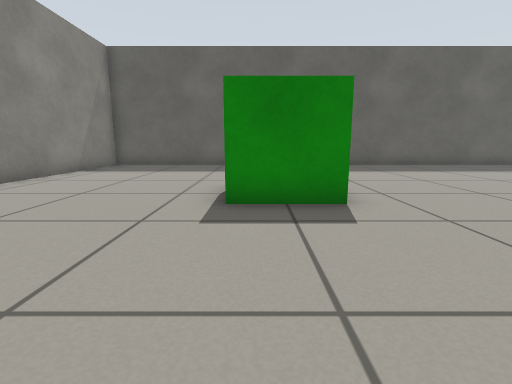
View 1 (above)

19 first-person views from a walk through a robot-simulator world made for Gazebo. The camera is 0.5 m above the floor, tilts 10° down and sees 85° across. Floor lines are 1 m apart. The floor is counted in squares, 0.5 m on a side. Each view is taken from the middle of a square. On the plan, view 1 faces up. The plan holds only what a view shows up to about 11 squares ahead; the rest is blank. Simple shapes stand in for some stock models.

View 2
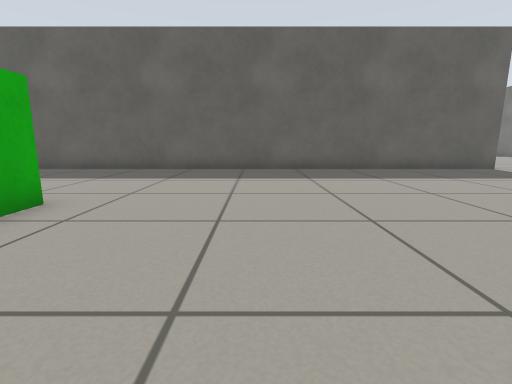

View 3
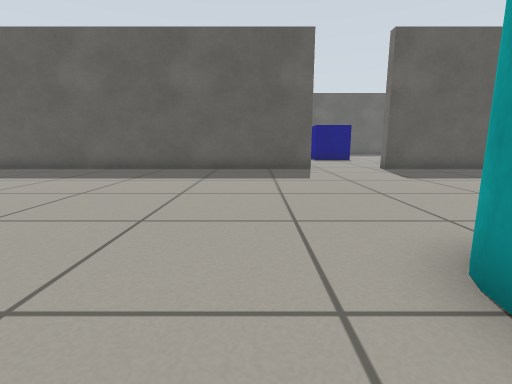

View 4
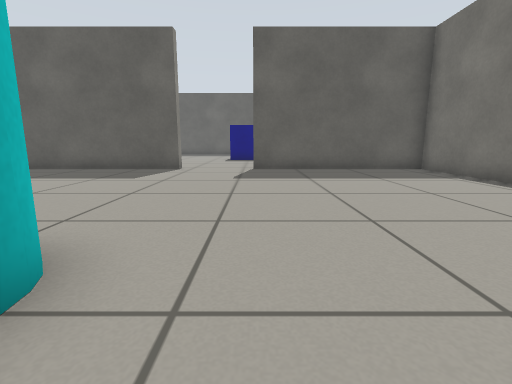

View 5
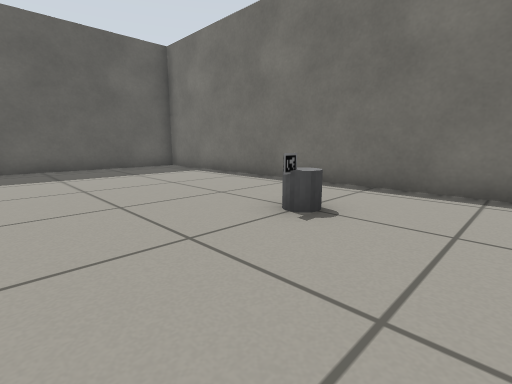

View 6
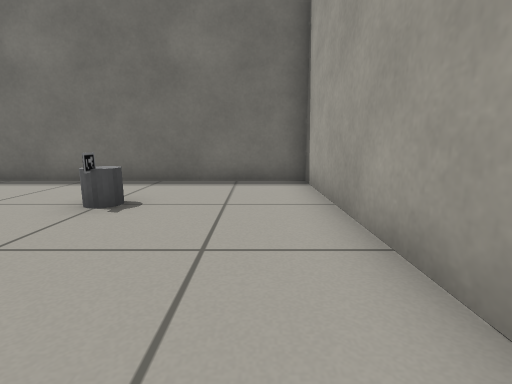

View 7
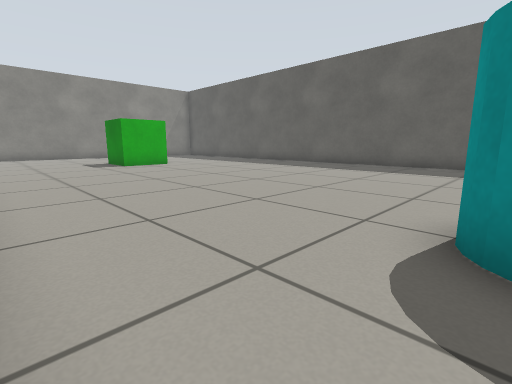

View 8
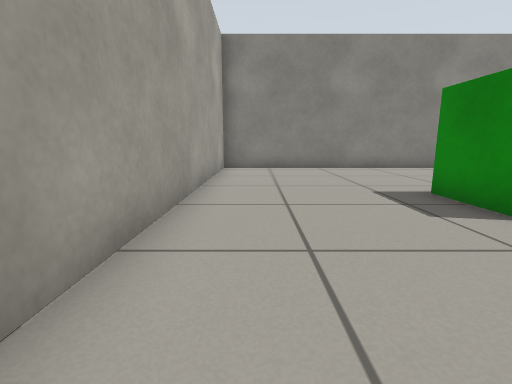

View 9
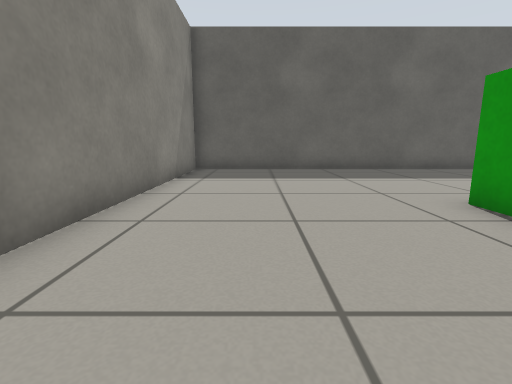

View 10
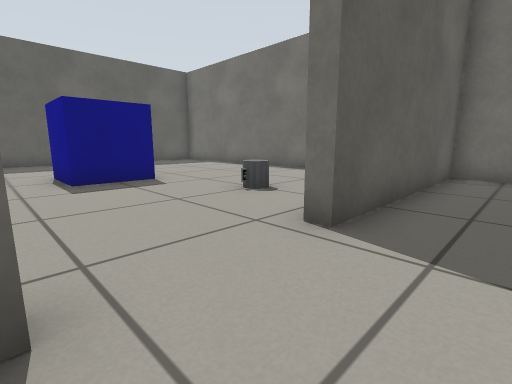

View 11
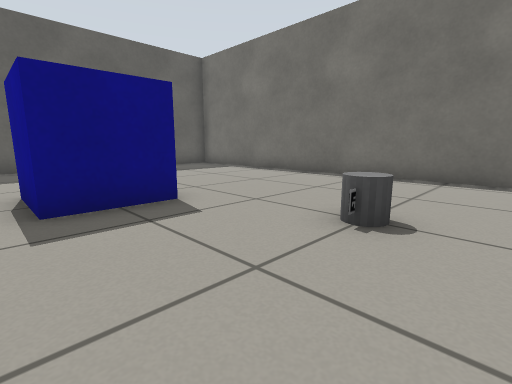

View 12
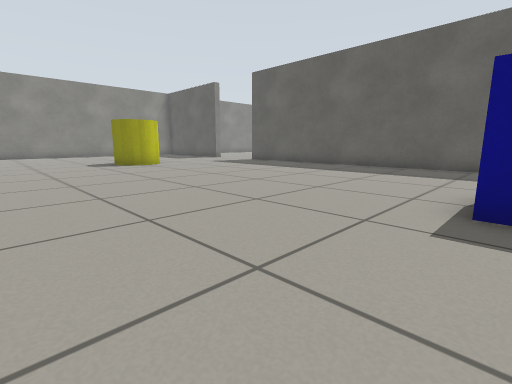

View 13
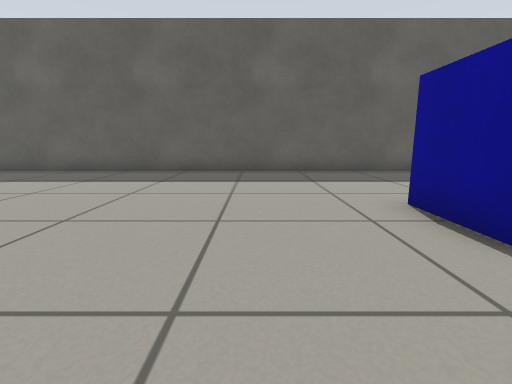

View 14
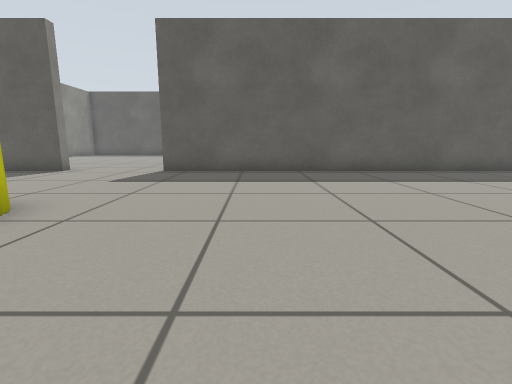

View 15
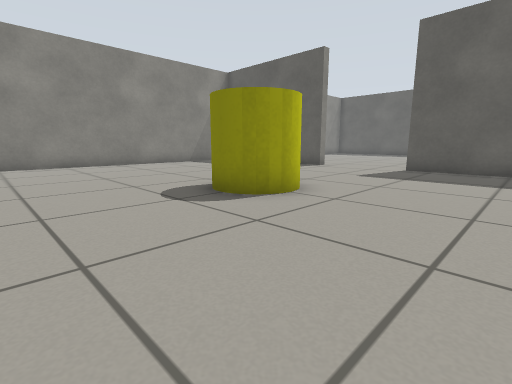

View 16
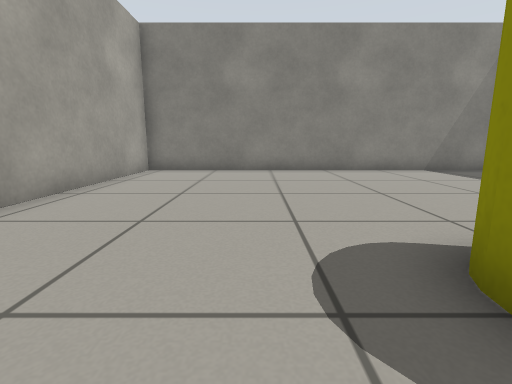

View 17
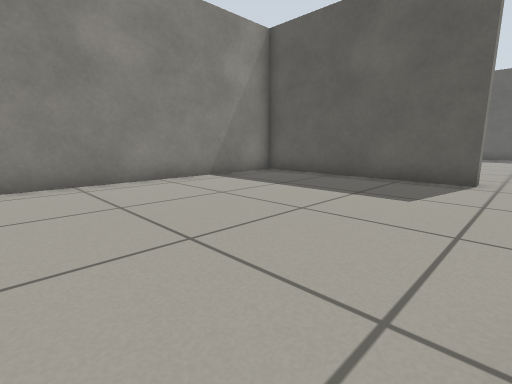

View 18
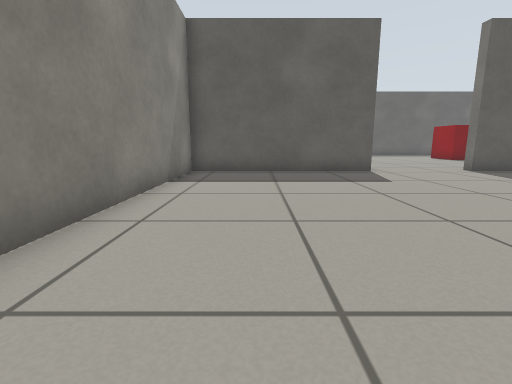

View 19
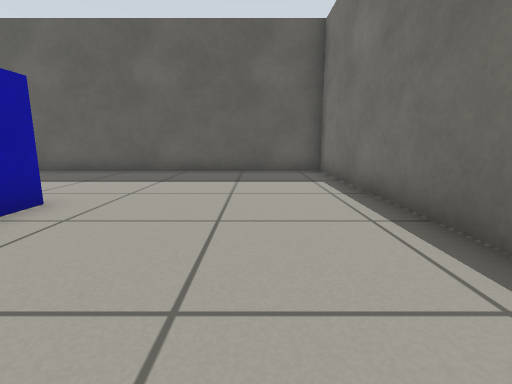

### Floor plan
Points are (right, up) in squares from view 1. A wall is a line through its corners. A room is listed if a view was taken in it or the views show most of it. See-through windows are left out.
Room 1 (views 1, 2, 3, 4, 5, 6, 7, 8, 9, 10)
walls: (14.1, 12.6) (-6.3, 12.6) (-6.3, -0.3) (3.8, -0.3); (17.2, -0.3) (23.3, -0.3) (23.3, 12.6) (16.9, 12.6)
ways out: opening at (15.5, 13) to room 2
objects: green box (0, 5) to (1, 6); cyan cylinder (14, 3) to (15, 4); marker (20, 3) to (20, 4); fire extinguisher (21, 3)
Room 2 (views 11, 12, 13, 14, 15, 16, 17, 18, 19)
walls: (14.1, 13.1) (14.1, 12.6); (0.1, 26.4) (0.1, 26) (-6.3, 26) (-6.3, 13) (-0.2, 13); (16.9, 12.6) (16.9, 13.1); (23.3, 14.2) (23.3, 26) (3.7, 26) (3.7, 26.4)
ways out: opening at (15.5, 13) to room 1; opening at (2, 26)
objects: yellow cylinder (2, 19) to (3, 20); blue box (16, 19) to (17, 20); other object (18, 15) to (18, 16); fire extinguisher (19, 15)

Positions as (right, up) in squares from view 1, and headings:
1: (0, 0), facing up
2: (5, 2), facing up
3: (12, 2), facing up
4: (17, 2), facing up
5: (17, 1), facing up-right
6: (16, 1), facing right
7: (14, 0), facing up-left
8: (5, 1), facing left
9: (-4, 2), facing up
10: (14, 11), facing up-right
11: (15, 14), facing up-right
12: (16, 14), facing up-left
13: (13, 16), facing up
14: (7, 16), facing up
15: (7, 15), facing up-left
16: (4, 17), facing left
17: (1, 18), facing up-left
18: (-4, 16), facing up
19: (21, 16), facing up
